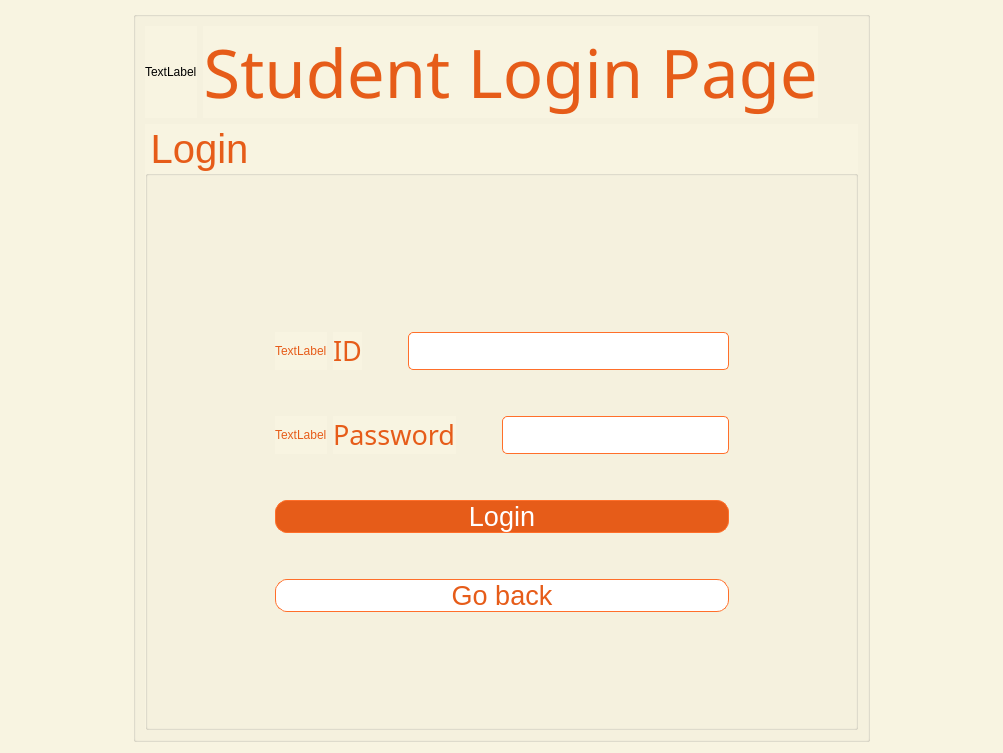
<?xml version="1.0" encoding="UTF-8"?>
<ui version="4.0">
 <class>student9login</class>
 <widget class="QDialog" name="student9login">
  <property name="geometry">
   <rect>
    <x>0</x>
    <y>0</y>
    <width>1003</width>
    <height>753</height>
   </rect>
  </property>
  <property name="windowTitle">
   <string>Dialog</string>
  </property>
  <property name="styleSheet">
   <string notr="true">background-color: rgb(248, 244, 225);</string>
  </property>
  <layout class="QGridLayout" name="gridLayout">
   <item row="0" column="0">
    <spacer name="horizontalSpacer_5">
     <property name="orientation">
      <enum>Qt::Horizontal</enum>
     </property>
     <property name="sizeHint" stdset="0">
      <size>
       <width>40</width>
       <height>20</height>
      </size>
     </property>
    </spacer>
   </item>
   <item row="0" column="1">
    <widget class="QGroupBox" name="groupBox">
     <property name="styleSheet">
      <string notr="true">background-color: rgb(248, 244, 225);</string>
     </property>
     <property name="title">
      <string/>
     </property>
     <layout class="QVBoxLayout" name="verticalLayout_2">
      <item>
       <layout class="QHBoxLayout" name="horizontalLayout_3">
        <item>
         <widget class="QLabel" name="logo3">
          <property name="text">
           <string>TextLabel</string>
          </property>
         </widget>
        </item>
        <item>
         <widget class="QLabel" name="label">
          <property name="sizePolicy">
           <sizepolicy hsizetype="Expanding" vsizetype="Preferred">
            <horstretch>0</horstretch>
            <verstretch>0</verstretch>
           </sizepolicy>
          </property>
          <property name="font">
           <font>
            <family>Ubuntu Medium</family>
            <pointsize>50</pointsize>
           </font>
          </property>
          <property name="text">
           <string>&lt;font color = #E65C19&gt;Student Login Page</string>
          </property>
          <property name="alignment">
           <set>Qt::AlignCenter</set>
          </property>
         </widget>
        </item>
        <item>
         <spacer name="horizontalSpacer_7">
          <property name="orientation">
           <enum>Qt::Horizontal</enum>
          </property>
          <property name="sizeType">
           <enum>QSizePolicy::Preferred</enum>
          </property>
          <property name="sizeHint" stdset="0">
           <size>
            <width>40</width>
            <height>20</height>
           </size>
          </property>
         </spacer>
        </item>
       </layout>
      </item>
      <item>
       <widget class="QGroupBox" name="Login">
        <property name="font">
         <font>
          <family>Ubuntu</family>
          <pointsize>30</pointsize>
         </font>
        </property>
        <property name="styleSheet">
         <string notr="true">color:#E65C19;</string>
        </property>
        <property name="title">
         <string>Login</string>
        </property>
        <layout class="QGridLayout" name="gridLayout_3">
         <item row="2" column="1">
          <layout class="QVBoxLayout" name="verticalLayout_3">
           <item>
            <layout class="QVBoxLayout" name="verticalLayout">
             <item>
              <layout class="QHBoxLayout" name="horizontalLayout">
               <item>
                <widget class="QLabel" name="idimg">
                 <property name="text">
                  <string>TextLabel</string>
                 </property>
                </widget>
               </item>
               <item>
                <widget class="QLabel" name="id">
                 <property name="font">
                  <font>
                   <family>Ubuntu Light</family>
                   <pointsize>20</pointsize>
                  </font>
                 </property>
                 <property name="text">
                  <string>&lt;font color = #E65C19&gt;ID</string>
                 </property>
                </widget>
               </item>
               <item>
                <spacer name="horizontalSpacer_3">
                 <property name="orientation">
                  <enum>Qt::Horizontal</enum>
                 </property>
                 <property name="sizeType">
                  <enum>QSizePolicy::Preferred</enum>
                 </property>
                 <property name="sizeHint" stdset="0">
                  <size>
                   <width>40</width>
                   <height>20</height>
                  </size>
                 </property>
                </spacer>
               </item>
               <item>
                <widget class="QLineEdit" name="idLine">
                 <property name="font">
                  <font>
                   <family>Ubuntu Light</family>
                   <pointsize>18</pointsize>
                  </font>
                 </property>
                 <property name="styleSheet">
                  <string notr="true">background-color: rgb(255, 255, 255);
border: 1px solid;
border-color: rgb(255, 111, 42);
border-radius:5px;</string>
                 </property>
                </widget>
               </item>
              </layout>
             </item>
             <item>
              <spacer name="verticalSpacer_3">
               <property name="orientation">
                <enum>Qt::Vertical</enum>
               </property>
               <property name="sizeType">
                <enum>QSizePolicy::Preferred</enum>
               </property>
               <property name="sizeHint" stdset="0">
                <size>
                 <width>20</width>
                 <height>40</height>
                </size>
               </property>
              </spacer>
             </item>
             <item>
              <layout class="QHBoxLayout" name="horizontalLayout_2">
               <item>
                <widget class="QLabel" name="psdimg">
                 <property name="text">
                  <string>TextLabel</string>
                 </property>
                </widget>
               </item>
               <item>
                <widget class="QLabel" name="password">
                 <property name="font">
                  <font>
                   <family>Ubuntu Light</family>
                   <pointsize>20</pointsize>
                  </font>
                 </property>
                 <property name="text">
                  <string>&lt;font color = #E65C19&gt;Password</string>
                 </property>
                </widget>
               </item>
               <item>
                <spacer name="horizontalSpacer_4">
                 <property name="orientation">
                  <enum>Qt::Horizontal</enum>
                 </property>
                 <property name="sizeType">
                  <enum>QSizePolicy::Preferred</enum>
                 </property>
                 <property name="sizeHint" stdset="0">
                  <size>
                   <width>40</width>
                   <height>20</height>
                  </size>
                 </property>
                </spacer>
               </item>
               <item>
                <widget class="QLineEdit" name="passwordLine">
                 <property name="font">
                  <font>
                   <family>Ubuntu Light</family>
                   <pointsize>18</pointsize>
                  </font>
                 </property>
                 <property name="styleSheet">
                  <string notr="true">background-color: rgb(255, 255, 255);
border: 1px solid;
border-color: rgb(255, 111, 42);
border-radius:5px;</string>
                 </property>
                 <property name="echoMode">
                  <enum>QLineEdit::Password</enum>
                 </property>
                </widget>
               </item>
              </layout>
             </item>
            </layout>
           </item>
           <item>
            <spacer name="verticalSpacer_4">
             <property name="orientation">
              <enum>Qt::Vertical</enum>
             </property>
             <property name="sizeType">
              <enum>QSizePolicy::Preferred</enum>
             </property>
             <property name="sizeHint" stdset="0">
              <size>
               <width>20</width>
               <height>40</height>
              </size>
             </property>
            </spacer>
           </item>
           <item>
            <widget class="QPushButton" name="pushButton">
             <property name="font">
              <font>
               <family>Ubuntu</family>
               <pointsize>20</pointsize>
              </font>
             </property>
             <property name="cursor">
              <cursorShape>PointingHandCursor</cursorShape>
             </property>
             <property name="styleSheet">
              <string notr="true">background-color: rgb(230, 92, 25);
color: rgb(255, 255, 255);
border-radius: 12px; 
border: 1px solid;
border-color: rgb(255, 111, 42);</string>
             </property>
             <property name="text">
              <string>Login</string>
             </property>
            </widget>
           </item>
           <item>
            <spacer name="verticalSpacer_6">
             <property name="orientation">
              <enum>Qt::Vertical</enum>
             </property>
             <property name="sizeType">
              <enum>QSizePolicy::Preferred</enum>
             </property>
             <property name="sizeHint" stdset="0">
              <size>
               <width>20</width>
               <height>40</height>
              </size>
             </property>
            </spacer>
           </item>
           <item>
            <widget class="QPushButton" name="pushButton_2">
             <property name="font">
              <font>
               <family>Ubuntu</family>
               <pointsize>20</pointsize>
              </font>
             </property>
             <property name="cursor">
              <cursorShape>PointingHandCursor</cursorShape>
             </property>
             <property name="styleSheet">
              <string notr="true">
background-color: rgb(255, 255, 255);
border-radius: 12px; 
border: 1px solid;
border-color: rgb(255, 111, 42);</string>
             </property>
             <property name="text">
              <string>Go back</string>
             </property>
            </widget>
           </item>
          </layout>
         </item>
         <item row="0" column="1">
          <spacer name="verticalSpacer_5">
           <property name="orientation">
            <enum>Qt::Vertical</enum>
           </property>
           <property name="sizeHint" stdset="0">
            <size>
             <width>20</width>
             <height>40</height>
            </size>
           </property>
          </spacer>
         </item>
         <item row="1" column="1">
          <spacer name="verticalSpacer_2">
           <property name="orientation">
            <enum>Qt::Vertical</enum>
           </property>
           <property name="sizeType">
            <enum>QSizePolicy::Maximum</enum>
           </property>
           <property name="sizeHint" stdset="0">
            <size>
             <width>20</width>
             <height>40</height>
            </size>
           </property>
          </spacer>
         </item>
         <item row="3" column="1">
          <spacer name="verticalSpacer">
           <property name="orientation">
            <enum>Qt::Vertical</enum>
           </property>
           <property name="sizeHint" stdset="0">
            <size>
             <width>20</width>
             <height>40</height>
            </size>
           </property>
          </spacer>
         </item>
         <item row="2" column="0">
          <spacer name="horizontalSpacer">
           <property name="orientation">
            <enum>Qt::Horizontal</enum>
           </property>
           <property name="sizeHint" stdset="0">
            <size>
             <width>40</width>
             <height>20</height>
            </size>
           </property>
          </spacer>
         </item>
         <item row="2" column="2">
          <spacer name="horizontalSpacer_2">
           <property name="orientation">
            <enum>Qt::Horizontal</enum>
           </property>
           <property name="sizeHint" stdset="0">
            <size>
             <width>40</width>
             <height>20</height>
            </size>
           </property>
          </spacer>
         </item>
        </layout>
       </widget>
      </item>
     </layout>
    </widget>
   </item>
   <item row="0" column="2">
    <spacer name="horizontalSpacer_6">
     <property name="orientation">
      <enum>Qt::Horizontal</enum>
     </property>
     <property name="sizeHint" stdset="0">
      <size>
       <width>40</width>
       <height>20</height>
      </size>
     </property>
    </spacer>
   </item>
  </layout>
 </widget>
 <resources/>
 <connections/>
</ui>
